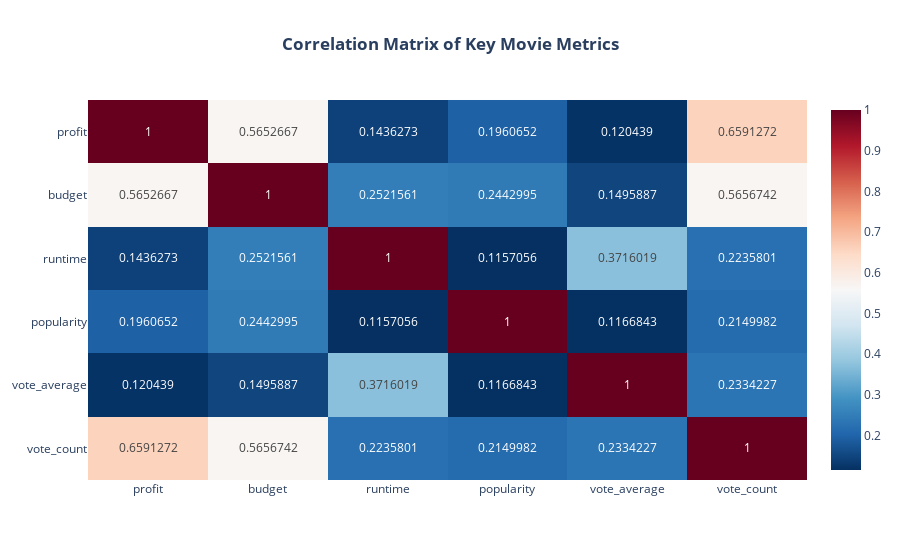

Source (notebook cell):
### Code cell
import plotly.express as px

# Your 'correlation_matrix' DataFrame is the same as before.
# correlation_matrix = df[numerical_cols].corr()

# The fix is to use a valid Plotly colorscale name, like 'RdBu_r'
fig = px.imshow(correlation_matrix,
                text_auto=True,
                aspect="auto",
                color_continuous_scale='RdBu_r', # <-- This is the corrected line
                title='<b>Correlation Matrix of Key Movie Metrics</b>')

# Center the title for a clean look
fig.update_layout(title_x=0.5)

fig.show()

# 2. Scatter plot to visualize the strongest relationship: Budget vs. Profit
plt.figure(figsize=(10, 6))
sns.scatterplot(data=df, x='budget', y='profit', alpha=0.5) # alpha adds transparency
plt.title('Budget vs. Profit', fontsize=16, weight='bold')
plt.xlabel('Budget (in Hundred Millions)', fontsize=12)
plt.ylabel('Profit (in Billions)', fontsize=12)
plt.show()

### Figure 1 — Plotly figure (JSON) as saved in the notebook; plotly's stock layout.template omitted (floating-point values rounded to 4 significant figures)
{"data": [{"coloraxis": "coloraxis", "hovertemplate": "x: %{x}<br>y: %{y}<br>color: %{z}<extra></extra>", "name": "0", "texttemplate": "%{z}", "type": "heatmap", "x": ["profit", "budget", "runtime", "popularity", "vote_average", "vote_count"], "xaxis": "x", "y": ["profit", "budget", "runtime", "popularity", "vote_average", "vote_count"], "yaxis": "y", "z": [[1.0, 0.5653, 0.1436, 0.1961, 0.1204, 0.6591], [0.5653, 1.0, 0.2522, 0.2443, 0.1496, 0.5657], [0.1436, 0.2522, 1.0, 0.1157, 0.3716, 0.2236], [0.1961, 0.2443, 0.1157, 1.0, 0.1167, 0.215], [0.1204, 0.1496, 0.3716, 0.1167, 1.0, 0.2334], [0.6591, 0.5657, 0.2236, 0.215, 0.2334, 1.0]]}], "layout": {"coloraxis": {"colorscale": [[0, "rgb(5,48,97)"], [0.1, "rgb(33,102,172)"], [0.2, "rgb(67,147,195)"], [0.3, "rgb(146,197,222)"], [0.4, "rgb(209,229,240)"], [0.5, "rgb(247,247,247)"], [0.6, "rgb(253,219,199)"], [0.7, "rgb(244,165,130)"], [0.8, "rgb(214,96,77)"], [0.9, "rgb(178,24,43)"], [1, "rgb(103,0,31)"]]}, "title": {"text": "<b>Correlation Matrix of Key Movie Metrics</b>", "x": 0.5}, "xaxis": {"anchor": "y", "domain": [0, 1]}, "yaxis": {"anchor": "x", "autorange": "reversed", "domain": [0, 1]}}}
